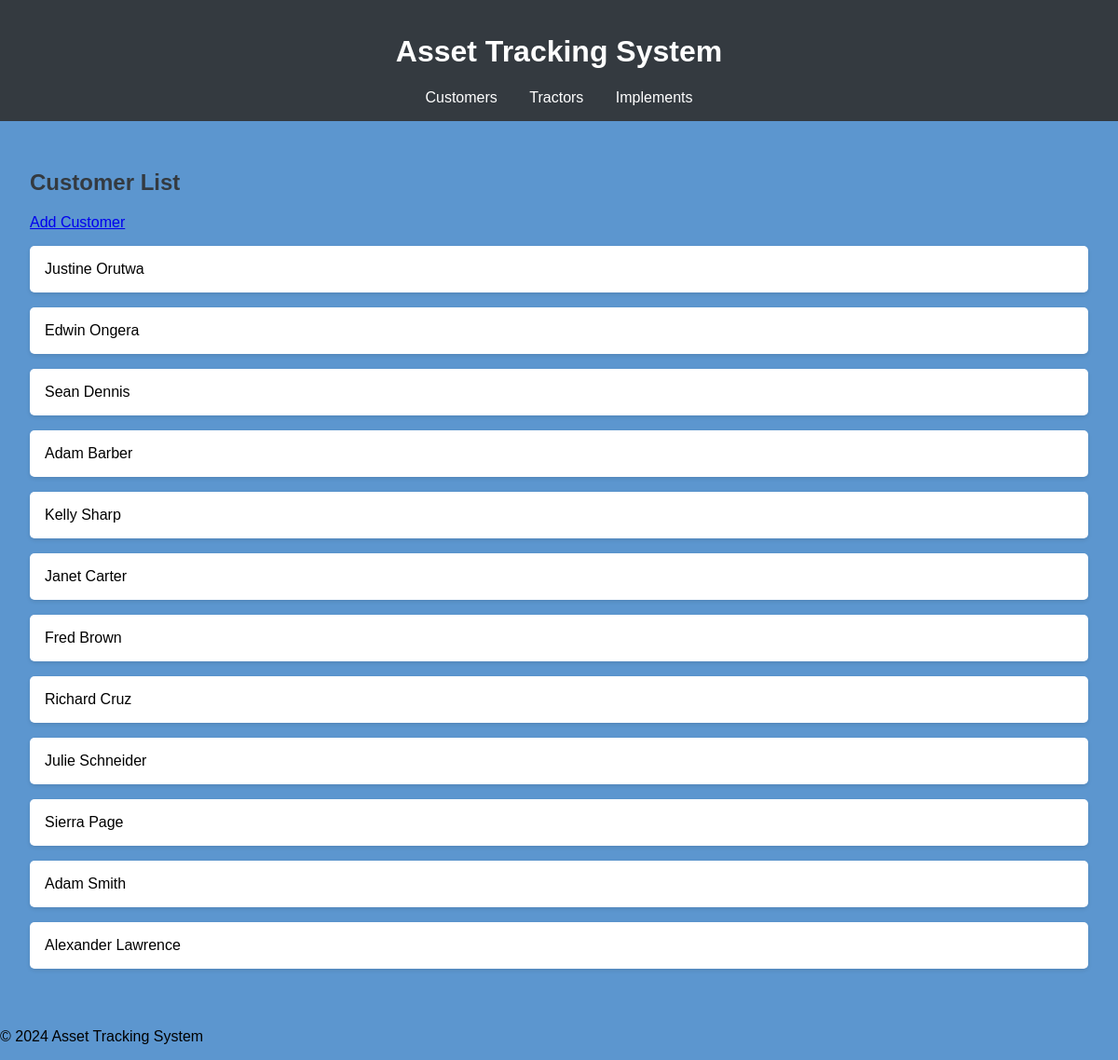
The app's page /tracker/customers/, older data.
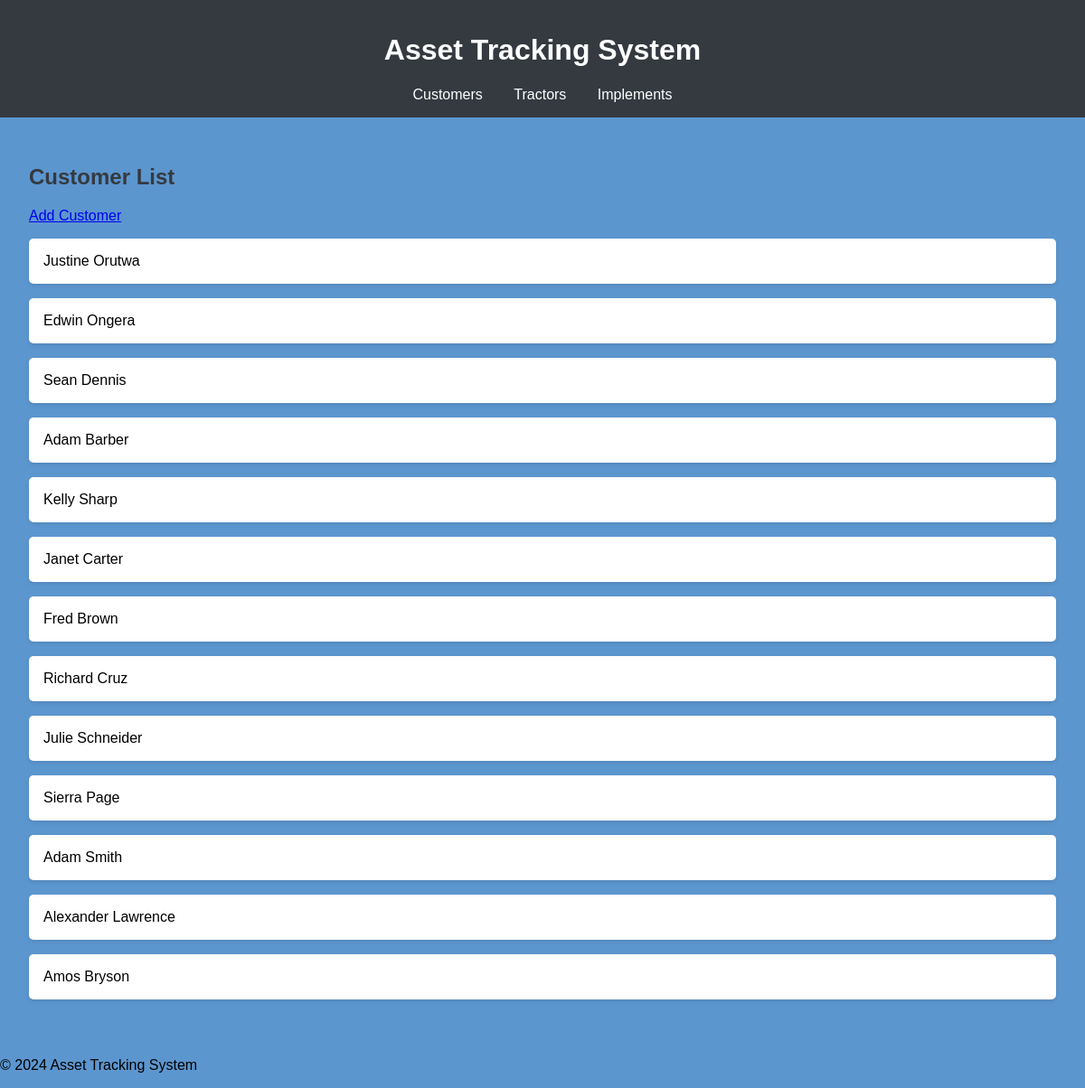
The same page, newer data.
### tracker/models.py (models this page shows, shortened)
class customer(models.Model):
    first_name = models.CharField(max_length=100)
    last_name = models.CharField(max_length=100)
    email = models.EmailField(unique=True)
    phone_number = models.CharField(max_length=15)
    address = models.TextField()
    created_at = models.DateTimeField(default=timezone.now)
    class Meta:
        db_table = "Customer Details"

### tracker/views.py (the view)
# urls.py: path('customers/', views.customer_list, name='customer_list'),
def customer_list(request):
    customers = customer.objects.all()
    return render(request, 'tracker/customer_list.html', {'customers': customers})

### tracker/templates/tracker/customer_list.html
{% extends 'tracker/base_generic.html' %}
{% block content %}
{% load static %}
<h2>Customer List</h2>
<a href="{% url 'customer_create' %}">Add Customer</a>
<ul>
    {% for customer in customers %}
    <li>{{ customer.first_name }} {{ customer.last_name }}</li>
    {% endfor %}
</ul>
{% endblock %}

### tracker/templates/tracker/base_generic.html (shortened to what this page needs)
{% load static %}
<!DOCTYPE html>
<html lang="en">
<head>
    <link rel="stylesheet" type="text/css" href="{% static 'css/styles.css' %}">
</head>
<body>
    <header>
        <h1>Asset Tracking System</h1>
        <nav>
            <a href="{% url 'customer_list' %}">Customers</a>
            <a href="{% url 'tractor_list' %}">Tractors</a>
            <a href="{% url 'implement_list' %}">Implements</a>
        </nav>
    </header>
    <main>
        {% block content %}
        {% endblock %}
    </main>
    <footer>
        <p>&copy; 2024 Asset Tracking System</p>
    </footer>
</body>
</html>

### asset_tracking/static/css/styles.css (style rules this page uses)
body { font-family: Arial, sans-serif; background-color: #5c96cf; margin: 0; padding: 0; }
header { background-color: #343a40; color: white; padding: 1rem; text-align: center; }
nav a { color: white; margin: 0 15px; text-decoration: none; }
main { padding: 2rem; }
h2 { color: #343a40; }
ul { list-style-type: none; padding: 0; }
ul li { background-color: white; padding: 1rem; margin-bottom: 1rem; border-radius: 5px; box-shadow: 0 2px 4px rgba(0, 0, 0, 0.1); }

Row changes from the older to the newer data that the page shows:
added customer: first_name "Amos", last_name "Bryson"
